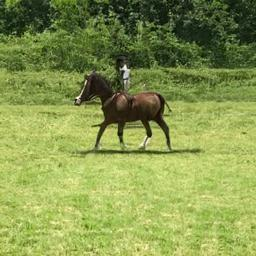
#> input picture assets/mosaic/filler_images/20200420 202959_horse.jpg, 256 x 256 px
$ python motion_blur.py --image '../assets/mosaic/filler_images/20200420 202959_horse.jpg'
#> lines starting #> are read from the running program, lines starting #| are printed output that depends on the picture
#> further down, img is the input picture: shape (256, 256, 3); mean B, G, R 79, 152.1, 135.2
# Import the dependencies
import argparse
import cv2  # image processing lib
import numpy as np  # matrix manipulation
from time import sleep  # for slowing down the process to make progress visible
from tqdm import tqdm as tqdm  # for progress bar
from PIL import Image  # for image file handling

def motionBlur(img):
    # default kernel size.
    size = 70
    # Size of kernel is directly proportional to the effect of blur
    # Create the Horizontal and Vertical kernel.
    Hkernel = np.zeros((size, size))
    Vkernel = np.copy(Hkernel)

    # Fill the middle row with ones.
    Hkernel[int((size - 1)/2), :] = np.ones(size)
    Vkernel[:, int((size - 1)/2)] = np.ones(size)

    # Normalize the value under range of 0-1
    Hkernel /= size
    Vkernel /= size
    # Apply the vertical kernel.
    v = cv2.filter2D(img, -1, Vkernel)
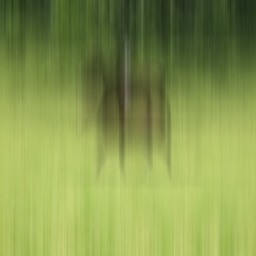
#> v: shape (256, 256, 3); mean B, G, R 78.9, 151.9, 135

    # Apply the horizontal kernel.
    h = cv2.filter2D(img, -1, Hkernel)
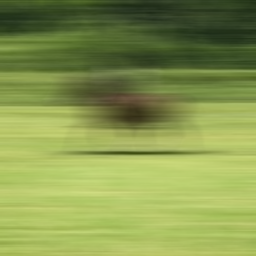
#> h: shape (256, 256, 3); mean B, G, R 78.7, 151.7, 134.8

    # Create Diagonal filter kernel
    Dkernel = np.copy(Hkernel)
    i = 0  # initialize index matching var.
    for x in tqdm(Dkernel):
        for j in range(0, size):
            if j == i:
                x[i] = 1
        i += 1
        sleep(0.01)  # to make the progress visible

    # Normalize.
    Dkernel /= size

    # Apply the Diagonal kernel.
    d = cv2.filter2D(img, -1, Dkernel)
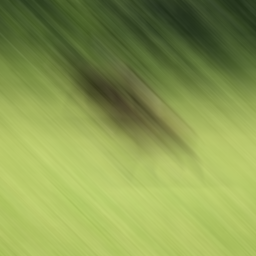
#> d: shape (256, 256, 3); mean B, G, R 80, 154.1, 137

    return v, h, d

# construct the argument parser and parse the arguments
ap = argparse.ArgumentParser()
ap.add_argument("-i", "--image", required=True, help="path to input image")
args = vars(ap.parse_args())

# Load the image using OpenCV
img = cv2.imread(args['image'])

print("Work in Progress.")
# Save the outputs.
v, h, d = motionBlur(img)
cv2.imwrite('assets/verticalBlur.jpg', v)
cv2.imwrite('assets/horizontalBlur.jpg', h)
cv2.imwrite('assets/diagonalBlur.jpg', d)
print("Work done successfully!")

$ run again, on assets/mosaic/filler_images/20200420 204818_picsum.jpg
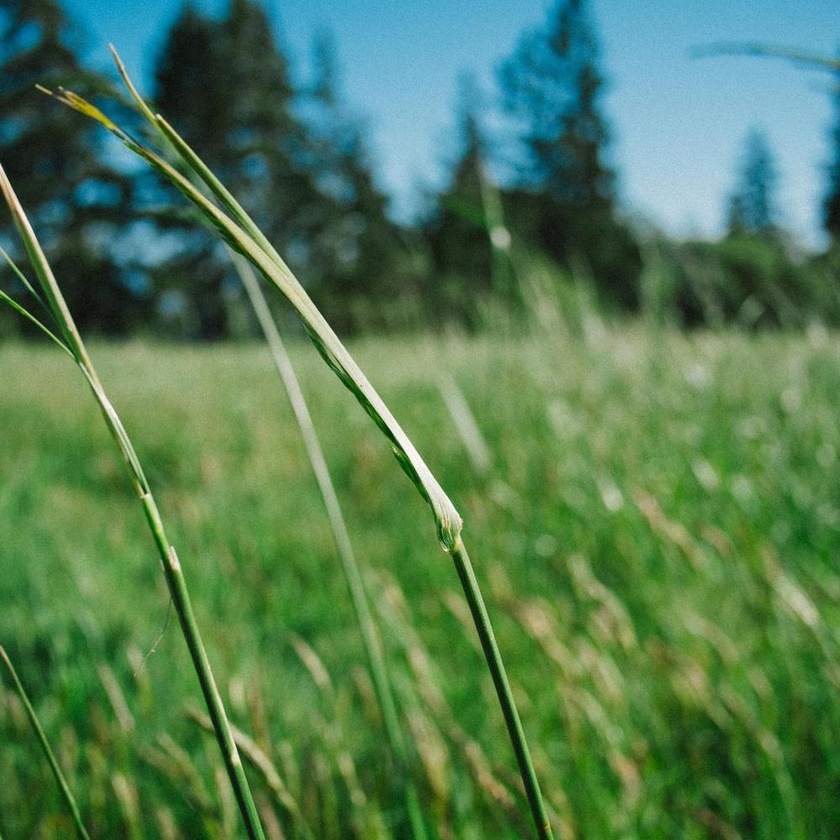
#> input picture assets/mosaic/filler_images/20200420 204818_picsum.jpg, 840 x 840 px, shrunk from 1000 x 1000 before the run
#> img is the input picture: shape (840, 840, 3); mean B, G, R 84.3, 123.9, 82.3
#> in motionBlur, `v = cv2.filter2D(img, -1, Vkernel)`:
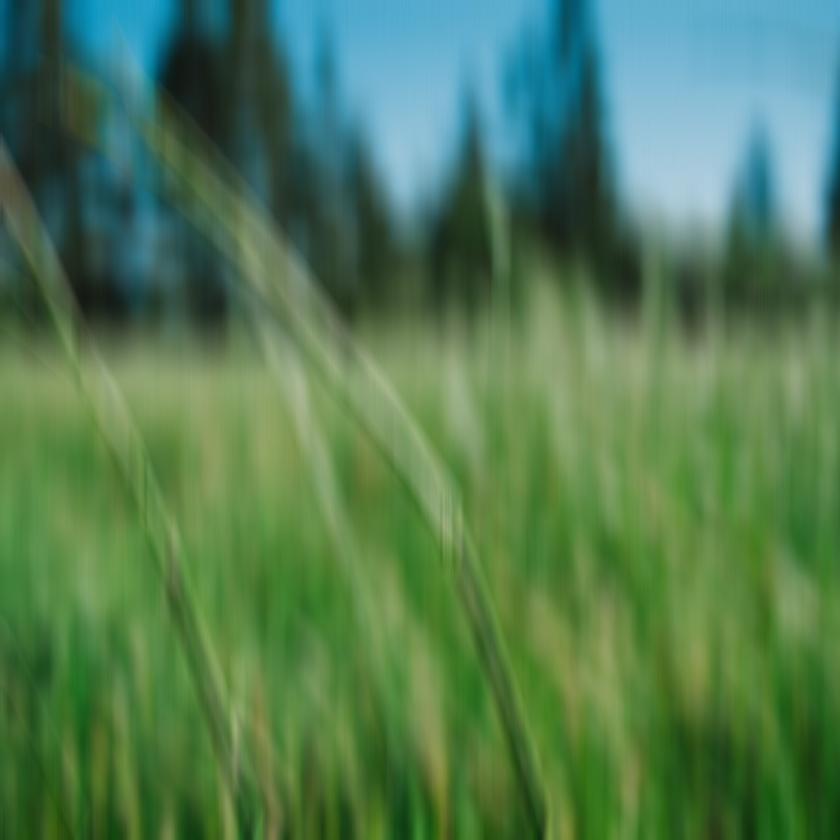
#> v: shape (840, 840, 3); mean B, G, R 84.4, 123.9, 82.3
#> in motionBlur, `d = cv2.filter2D(img, -1, Dkernel)`:
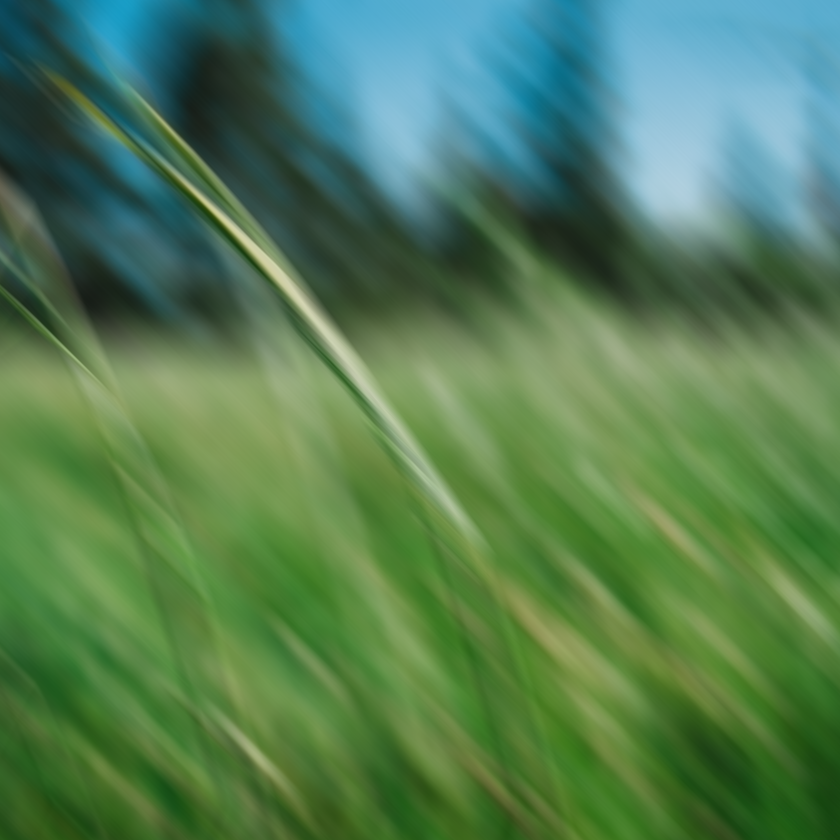
#> d: shape (840, 840, 3); mean B, G, R 85.5, 125.6, 83.4
